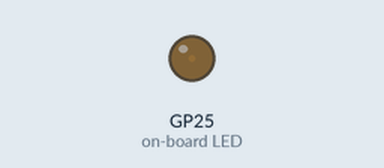
Recording of a program running on a simulated Raspberry Pi Pico running MicroPython. Shown: output pins drawn as LEDs (lit = HIGH).

Above: at 0.05 s.
At 1.6 s:
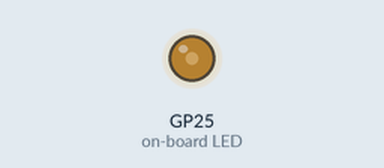
At 2.05 s:
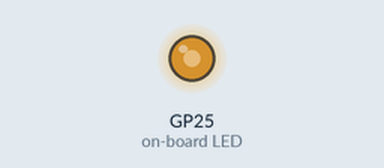
At 2.55 s:
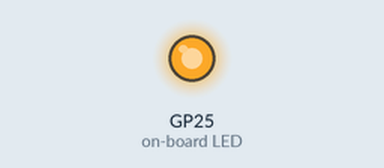
Timing chart, 0 to 5.9 s (numbered marks = the images above):
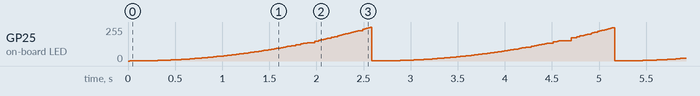

The program:

pio_pwm.py
```python
# -*- coding: utf-8 -*-
"""
Created on Thu Aug 26 21:51:44 2021.

@author: baskl
"""
from machine import Pin
from rp2 import PIO, StateMachine, asm_pio
from time import sleep

# Example of using PIO for PWM, and fading the brightness of an LED
@asm_pio(sideset_init=PIO.OUT_LOW)
def pwm_prog():
    pull(noblock) .side(0)
    mov(x, osr) # Keep most recent pull data stashed in X, for recycling by noblock
    mov(y, isr) # ISR must be preloaded with PWM count max
    label("pwmloop")
    jmp(x_not_y, "skip")
    nop()         .side(1)
    label("skip")
    jmp(y_dec, "pwmloop")


class PIOPWM:
    """Class to controll the PIO pin to output a PWM signal."""

    def __init__(self, sm_id, pin, max_count, count_freq):
        """Inititalize the state machine."""
        self._sm = StateMachine(sm_id, pwm_prog,
                                freq=2 * count_freq, sideset_base=Pin(pin))
        # Use exec() to load max count into ISR
        self._sm.put(max_count)
        self._sm.exec("pull()")
        self._sm.exec("mov(isr, osr)")
        self._sm.active(1)
        self._max_count = max_count

    def set(self, value):
        """Set the duty cycle."""
        # Minimum value is -1 (completely turn off), 0 actually
        # still produces narrow pulse
        value = max(value, -1)
        value = min(value, self._max_count)
        self._sm.put(value)


# Pin 25 is LED on Pico boards
pwm = PIOPWM(0, 25, max_count=(1 << 16) - 1, count_freq=10_000_000)

while True:
    for i in range(256):
        pwm.set(i ** 2)
        sleep(0.01)
```
